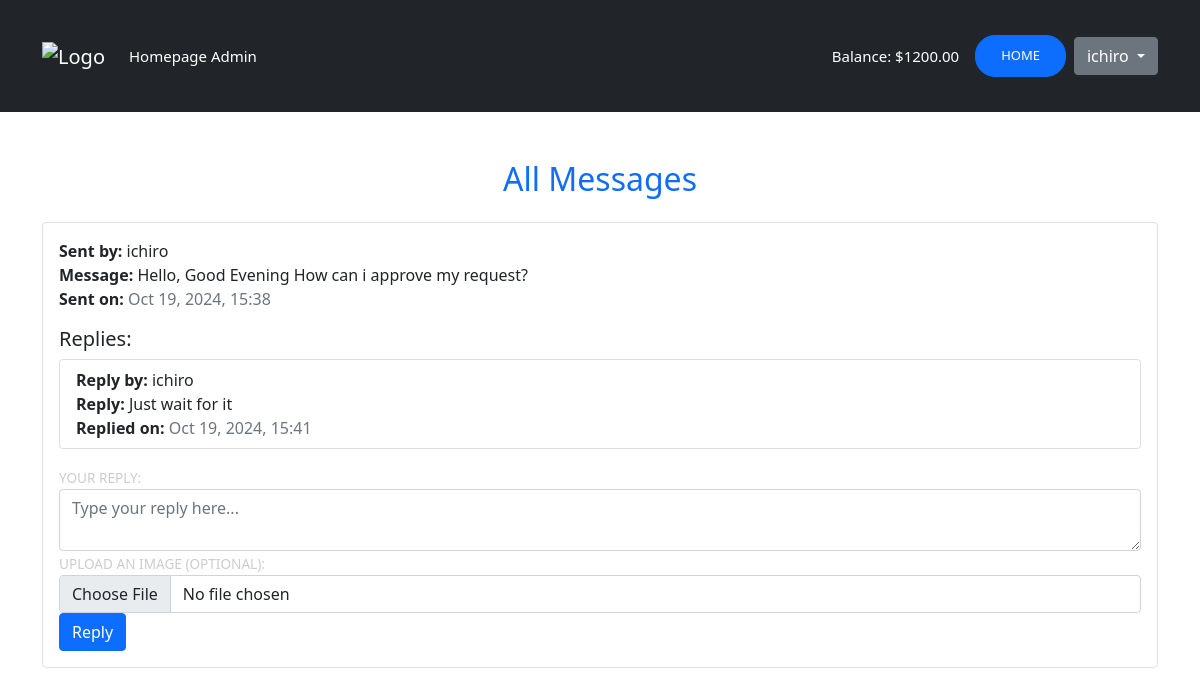
Screenshot of /contact/contact/all_messages/ (signed in) with the database file from the repository.
### myapp/models.py (models this page shows, shortened)
class UserProfile(models.Model):
    user = models.OneToOneField(User, on_delete=models.CASCADE)
    company_name = models.CharField(max_length=255)
    full_name = models.CharField(max_length=255)
    mobile_number = models.CharField(max_length=15)
    business_title = models.CharField(max_length=255)
    balance = models.DecimalField(max_digits=10, decimal_places=2, default=0.00)  # Add this line

### contact/models.py (models this page shows, shortened)
class Message(models.Model):
    user = models.ForeignKey(User, on_delete=models.CASCADE)  # Automatically assigned
    content = models.TextField()
    image = models.ImageField(upload_to='messages/', blank=True, null=True)  # New image field
    created_at = models.DateTimeField(auto_now_add=True)

class Reply(models.Model):
    message = models.ForeignKey(Message, related_name='replies', on_delete=models.CASCADE)  # Link to a specific message
    user = models.ForeignKey(User, on_delete=models.CASCADE)  # User who replied
    content = models.TextField()
    image = models.ImageField(upload_to='replies/', blank=True, null=True)  # New image field
    created_at = models.DateTimeField(auto_now_add=True)

### contact/views.py (the view)
# urls.py: path('contact/all_messages/', all_messages, name='all_messages'),  # Add this line
@login_required
def all_messages(request):
    messages = Message.objects.all().order_by('-created_at')  # Get all messages ordered by created_at
    reply_form = ReplyForm()  # Initialize an empty reply form
    return render(request, 'users/all_messages.html', {'messages': messages, 'reply_form': reply_form})

### contact/forms.py
class ReplyForm(forms.ModelForm):
    class Meta:
        model = Reply
        fields = ['content', 'image']  # Include the image field for the reply

### templates/users/all_messages.html (shortened to what this page needs)
{% extends 'users/base.html' %}
{% block content %}
<div class="container mt-5">
    <h2 class="mb-4 text-center text-primary">All Messages</h2>
    {% if messages %}
        <ul class="list-group">
            {% for message in messages %}
                <li class="list-group-item mb-3 p-3 border rounded">
                    <div class="mb-2">
                        <strong>Sent by:</strong> <span>{{ message.user.username }}</span><br>
                        <strong>Message:</strong> <span>{{ message.content }}</span><br>
                        <strong>Sent on:</strong> <span class="text-muted">{{ message.created_at|date:"M d, Y, H:i" }}</span>
                    </div>
                    {% if message.replies.all %}
                        <h5 class="mt-3">Replies:</h5>
                        <ul class="list-group mt-2">
                            {% for reply in message.replies.all %}
                                <li class="list-group-item">
                                    <strong>Reply by:</strong> <span>{{ reply.user.username }}</span><br>
                                    <strong>Reply:</strong> <span>{{ reply.content }}</span><br>
                                    <strong>Replied on:</strong> <span class="text-muted">{{ reply.created_at|date:"M d, Y, H:i" }}</span>
                                </li>
                            {% endfor %}
                        </ul>
                    {% else %}
                        <p class="mt-2 text-muted">No replies yet.</p>
                    {% endif %}
                    <form action="{% url 'add_reply' message.id %}" method="POST" enctype="multipart/form-data" class="mt-3">
                        <div class="form-group">
                            <label for="reply-content">Your Reply:</label>
                            <textarea name="content" class="form-control" placeholder="Type your reply here..." required></textarea>
                        </div>
                        <div class="form-group">
                            <label for="image">Upload an image (optional):</label>
                            <input type="file" name="image" accept="image/*" class="form-control">
                        </div>
                        <button type="submit" class="btn btn-primary">Reply</button>
                    </form>
                </li>
            {% endfor %}
        </ul>
    {% else %}
        <p class="text-center text-muted">No messages found.</p>
    {% endif %}
</div>
{% endblock %}

### templates/users/base.html (shortened to what this page needs)
<!doctype html>
{% load static %}
<html lang="en">
<head>
    <link rel="stylesheet" href="{% static 'users/css/main.css' %}" type="text/css">
    <link href="https://cdn.jsdelivr.net/npm/bootstrap@5.0.0-beta3/dist/css/bootstrap.min.css" rel="stylesheet">
</head>
<body id="bg" style="background-image: url({% static 'users/images/bg.png' %});">
<nav class="navbar navbar-expand-lg navbar-dark bg-dark" id="main-navbar">
    <div class="container">
        <a class="navbar-brand" href="{% url 'home' %}"><img src="{% static 'images/in-logo-1.svg' %}" alt="Logo"></a>
        <div class="collapse navbar-collapse" id="navbarNavAltMarkup">
            <div class="navbar-nav">
                {% if user.is_superuser %}
                    <a class="nav-link active cool-font" aria-current="page" href="#">Homepage Admin</a>
                {% else %}
                    <a class="nav-link active" aria-current="page" href="#">Homepage</a>
                {% endif %}
            </div>
            <div class="d-flex align-items-center ms-auto" id="authstyle">
                {% if user.is_authenticated %}
                    {% with user_profile=user.userprofile %}
                        <span class="text-white me-3">Balance: ${{ user_profile.balance }}</span>
                    {% endwith %}
                    <a href="{% url 'homepage' %}" class="btn btn-primary me-2" id="header-links">Home</a>
                    <div class="dropdown">
                        <button class="btn btn-secondary dropdown-toggle" type="button" id="dropdownMenuButton" data-bs-toggle="dropdown" aria-expanded="false">
                            {{ user.username }}
                        </button>
                    </div>
                {% else %}
                    <a href="{% url 'register' %}" class="btn btn-primary me-2" id="header-links">Create Account</a>
                    <a href="{% url 'login' %}" class="btn btn-primary" id="header-links">Log In</a>
                {% endif %}
            </div>
        </div>
    </div>
</nav>
<div>
    {% block content %}{% endblock content %}
</div>
</body>
</html>

### myapp/static/users/main.css (style rules this page uses)
#bg { background-repeat: no-repeat; background-size: cover; background-attachment: fixed; }
#main-navbar { color: white; min-height: 14vh; font-size: 15px; }
#authstyle { margin-left: 17%; border-radius: 50%; }
#header-links { position: relative; border-radius: 20px; display: inline-block; padding: 10px 25px; text-transform: uppercase; text-decoration: none; font-size: 13px; overflow: hidden; transition: 0.2s; }
body { margin:0; color:#6a6f8c; background-image: url('images/bg.png'); font:600 16px/18px 'Open Sans',sans-serif; }
*,:after,:before { box-sizing:border-box }
a { color:inherit;text-decoration:none }
body { font: 100% / 1.414 "Open Sans", "Roboto", arial, sans-serif; background: #e9e9e9; }
a, [type="submit"] { transition: all .25s ease-in; }
h1, h2 { font-weight: 300; color: rgba(255,255,255,1); }
label { font-size: .85rem; text-transform: uppercase; color: #ccc; }

### rows the page displays
UserProfile: balance "1200.00"
Message: user.username "ichiro", content "Hello, Good Evening How can i approve my request?", created_at "Oct 19, 2024, 15:38"
Reply: user.username "ichiro", content "Just wait for it", created_at "Oct 19, 2024, 15:41"

### other values shown
{{ user.username }} "ichiro"
